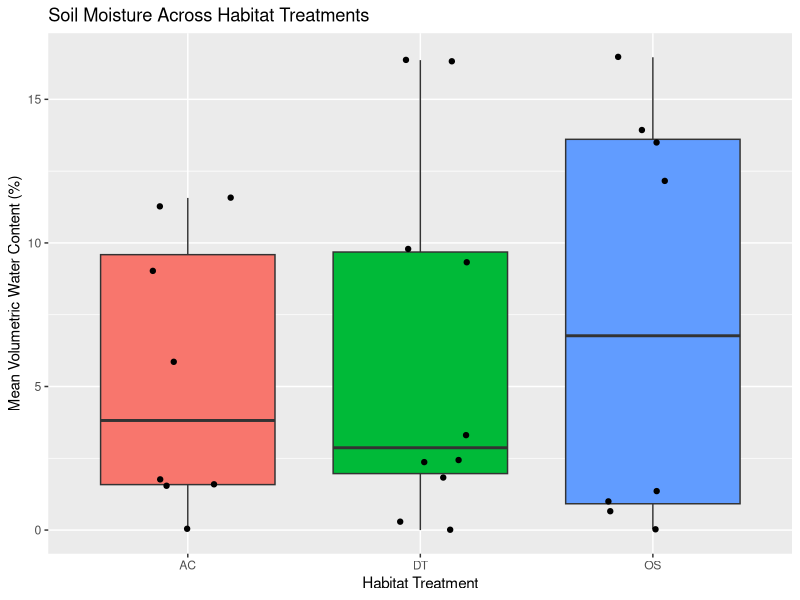
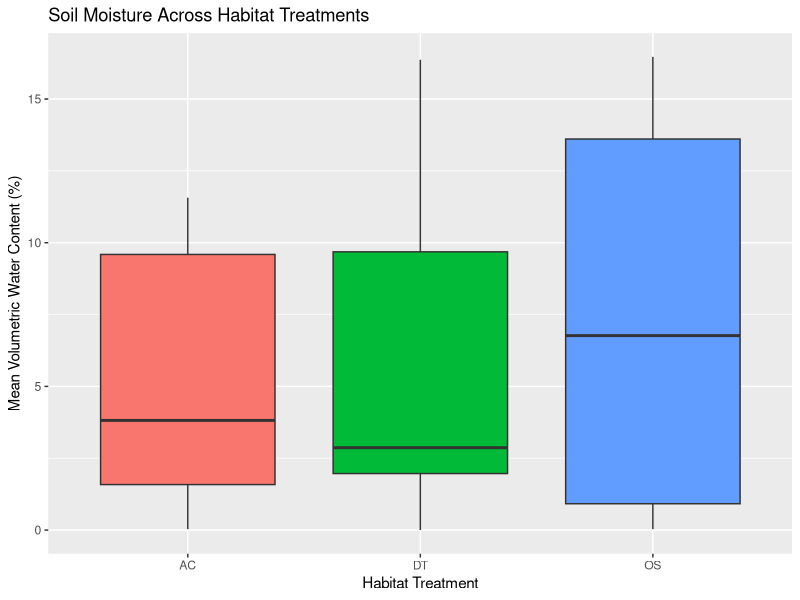
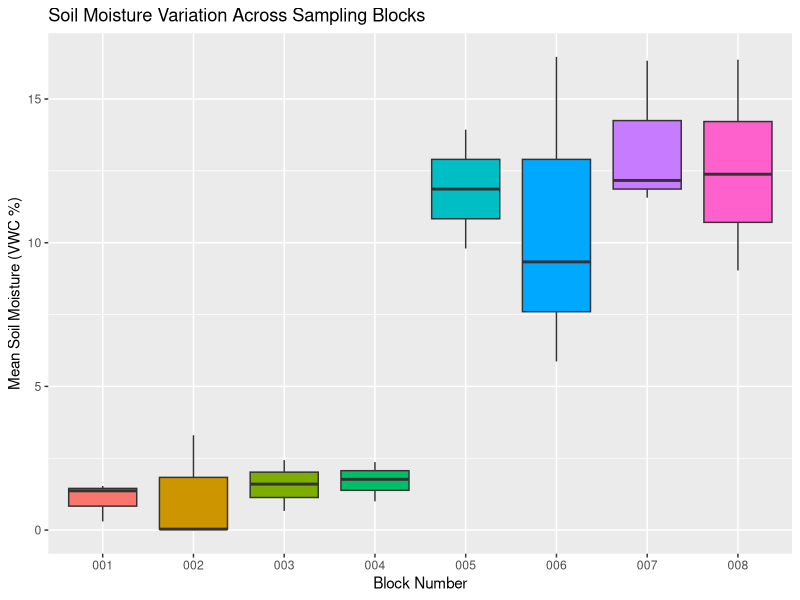
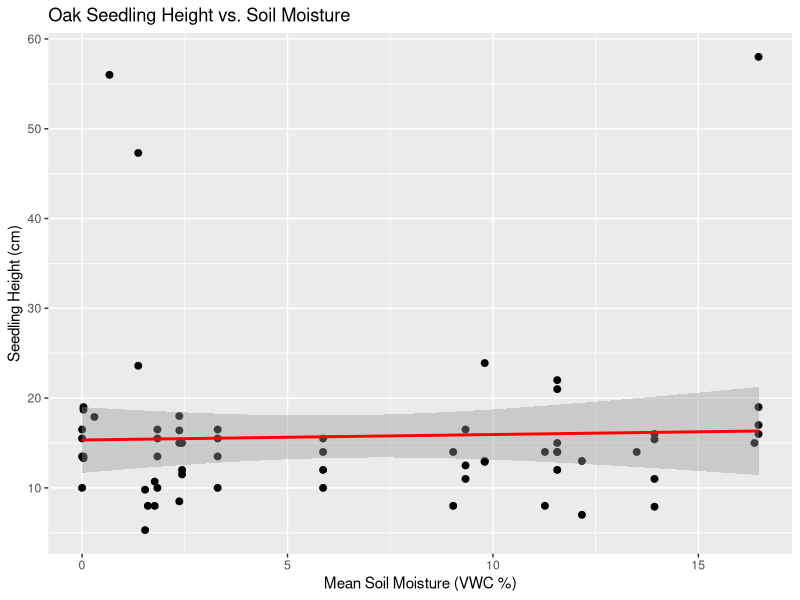
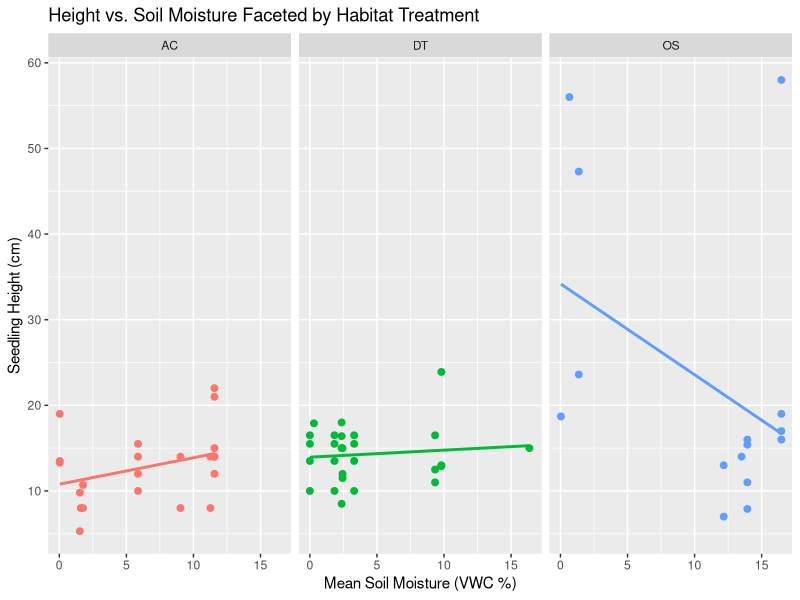
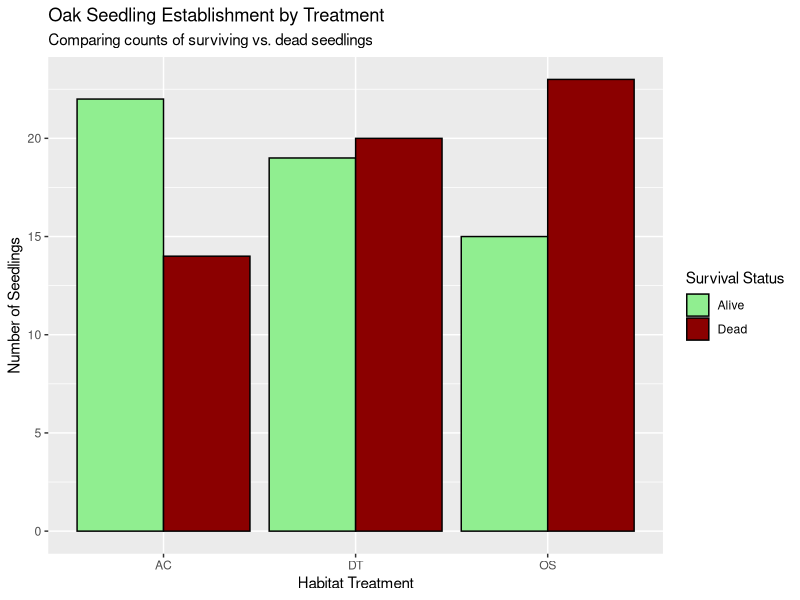

Reproduce these figures in R, in order.
## ---- chunk 1
library(tidyverse)
library(readxl)
## ---- chunk 2
Height_Data_Raw <- 
  read_excel("Oak Data Entry MCRS Field Trip.xlsx", 
             sheet = "Seedling Heights")

Moist_Data_Raw <- 
  read_excel("Oak Data Entry MCRS Field Trip.xlsx", 
             sheet = "Soil Moisture")

SPAD_Data_Raw <- 
  read_excel("Oak Data Entry MCRS Field Trip.xlsx", 
             sheet = "SPAD", 
             na = "NA")
## ---- chunk 3
LICOR_Data_Raw_NAMES <- 
  read_excel("Oak Data Entry MCRS Field Trip.xlsx",              
             sheet = "LICOR", 
             n_max = 3, 
             col_names = FALSE, 
             col_types = "text") |> 
  summarise(across(.fns = paste, collapse = "_")) |> 
  unlist() |> 
  unname()

LICOR_Data_Raw <- 
  read_excel("Oak Data Entry MCRS Field Trip.xlsx",  
             sheet = "LICOR", 
             skip = 3, 
             col_names = LICOR_Data_Raw_NAMES,
             col_types = "text")


ALL_Licor_NAMES <- 
  read_excel("Oak Data Entry MCRS Field Trip.xlsx", 
             sheet = "ALL_Licor_Ignore", 
             n_max = 3, 
             col_names = FALSE, 
             col_types = "text") |> 
  summarise(across(.fns = paste, collapse = "_")) |> 
  unlist() |> 
  unname()

ALL_Licor <- 
  read_excel("Oak Data Entry MCRS Field Trip.xlsx", 
             sheet = "ALL_Licor_Ignore", 
             skip = 3, 
             col_names = ALL_Licor_NAMES, 
             col_types = "text")

LICOR_Data_Raw <- full_join(LICOR_Data_Raw, ALL_Licor)
## ---- chunk 4

Height_Data_Raw |> 
  count(Treatment)

#There is very little measurements of soil moisture around natural recruits, 2/3 of the columns have NA values and must be excluded. NR treatment excluded from analysis
Moist_Data_Raw |> 
  count(Treatment)
## ---- chunk 5
Soil_Moisture_Data <- Moist_Data_Raw |> 
  #Grab only necessary columns for simplicity
  select(Block, Treatment, VWC1_perc, VWC2_perc, VWC3_perc) |> 
  #Make sure data columns are in numberic format
  mutate(
    VWC1_perc = as.numeric(VWC1_perc),
    VWC2_perc = as.numeric(VWC2_perc),
    VWC3_perc = as.numeric(VWC3_perc),
    Soil_Moisture_Mean = (VWC1_perc + VWC2_perc + VWC3_perc) / 3
  ) |> 
  #Removes rows with NA values which aren't relevant to the data
  drop_na(Treatment, Soil_Moisture_Mean) |> 
  
  #Filters out single NR treatment measurement row
  filter(Treatment != "NR") |> 
  
  #Converts treatment to factor type for ANOVA
  mutate(Treatment = as.factor(Treatment))
## ---- chunk 6
# View data set
## ---- chunk 7
Height_Data <- Height_Data_Raw |> 
  mutate(Seedling_Ht_cm = as.numeric(Seedling_Ht_cm)) |> 
  #Filter out dead seedlings
  filter(Dead_Alive == "Alive") |> 
  
  #Filter out SA and NR treatments
  filter(Treatment != "SA") |> 
  filter(Treatment != "NR") |> 
  
  #Convert open space treatment rows labelled "OA" to their correct notation
  mutate(
    Treatment = case_when(
      Treatment == "OA" ~ "OS",
      TRUE ~ Treatment
    ),
    Treatment = as.factor(Treatment),
    Dead_Alive = as.factor(Dead_Alive),
    Seedling_Ht_cm = as.numeric(Seedling_Ht_cm)
  ) |> 
  #Remove any rows with NA values in their columns instead of actual data
  drop_na(Seedling_Ht_cm)


Regression_Data <- Soil_Moisture_Data |> 
  #Join moisture data and height data together by block and treatment
  inner_join(Height_Data, by = c("Block", "Treatment")) |> 
  select(Block, Treatment, Tag_Num, Soil_Moisture_Mean, Seedling_Ht_cm) |> 
  #Extra check for any more rows without data values
  drop_na(Soil_Moisture_Mean, Seedling_Ht_cm)

#Dataset showing the counts of alive and dead seedlings for each treatment
Establishment_Data <- Height_Data_Raw |> 
  filter(Treatment != "SA") |> 
  filter(Treatment != "NR") |> 
  mutate(
    Treatment = case_when(
      Treatment == "OA" ~ "OS",
      TRUE ~ Treatment
    ),
    #Converts treatment and seedling life status into categorical variable types for models
    Treatment = as.factor(Treatment),
    Dead_Alive = as.factor(Dead_Alive),
    
    #Ensures seedling heights are in proper numeric form
    Seedling_Ht_cm = as.numeric(Seedling_Ht_cm)
  ) |> 
  drop_na(Treatment, Dead_Alive) |> 
  group_by(Treatment, Dead_Alive) |> 
  
  #Summarizes the count of alive/dead seedlings for each treatment
  summarize(count = n(), .groups = "drop")
Establishment_Data

Soil_Moisture_Data |> 
  count(Treatment)
## ---- chunk 8
#Graphs 1 and 2: Boxplots of soil moisture by habitat treatment
ggplot(Soil_Moisture_Data, aes(x = Treatment, y = Soil_Moisture_Mean, fill = Treatment)) +
  geom_boxplot(outlier.shape = NA) +
  geom_jitter(width = 0.2, size = 1.5, color = "black") +
  labs(
    title = "Soil Moisture Across Habitat Treatments",
    x = "Habitat Treatment",
    y = "Mean Volumetric Water Content (%)"
  ) +
  theme(legend.position = "none")

ggplot(Soil_Moisture_Data, aes(x = Treatment, y = Soil_Moisture_Mean, fill = Treatment)) +
  geom_boxplot(outlier.shape = NA) +
  labs(
    title = "Soil Moisture Across Habitat Treatments",
    x = "Habitat Treatment",
    y = "Mean Volumetric Water Content (%)"
  ) +
  theme(legend.position = "none")

#Graph 3: Soil moisture by block, check if spatial gradient is present
ggplot(Soil_Moisture_Data, aes(x = factor(Block), y = Soil_Moisture_Mean, fill = factor(Block))) +
  geom_boxplot() +
  labs(
    title = "Soil Moisture Variation Across Sampling Blocks",
    x = "Block Number",
    y = "Mean Soil Moisture (VWC %)"
  ) +
  theme(legend.position = "none")


#Graph 4: Scatterplot of soil moisture vs seedling height with fitted regression line
ggplot(Regression_Data, aes(x = Soil_Moisture_Mean, y = Seedling_Ht_cm)) +
  geom_point(color = "black", size = 2) +
  geom_smooth(method = "lm", color = "red", se = TRUE) +
  labs(
    title = "Oak Seedling Height vs. Soil Moisture",
    x = "Mean Soil Moisture (VWC %)",
    y = "Seedling Height (cm)"
  )

#Graph 5: Facet wrap 
ggplot(Regression_Data, aes(x = Soil_Moisture_Mean, y = Seedling_Ht_cm, color = Treatment)) +
  geom_point(size = 2) +
  geom_smooth(method = "lm", se = FALSE) +
  facet_wrap(~ Treatment) +
  labs(
    title = "Height vs. Soil Moisture Faceted by Habitat Treatment",
    x = "Mean Soil Moisture (VWC %)",
    y = "Seedling Height (cm)"
  ) +
  theme(legend.position = "none")

#Graph 6: Alive vs Dead seedlings at each treatment
ggplot(Establishment_Data, aes(x = Treatment, y = count, fill = Dead_Alive)) +
  geom_col(position = "dodge", color = "black") +
  labs(
    title = "Oak Seedling Establishment by Treatment",
    subtitle = "Comparing counts of surviving vs. dead seedlings",
    x = "Habitat Treatment",
    y = "Number of Seedlings",
    fill = "Survival Status"
  ) +
  scale_fill_manual(values = c("Alive" = "lightgreen", "Dead" = "darkred"))

#Results of ANOVA and Regression
SM_ANOVA <- aov(Soil_Moisture_Mean ~ Treatment, data = Soil_Moisture_Data)
summary(SM_ANOVA)

Height_Moisture_Regression <- lm(
  Seedling_Ht_cm ~ Soil_Moisture_Mean, data = Regression_Data)
summary(Height_Moisture_Regression)
